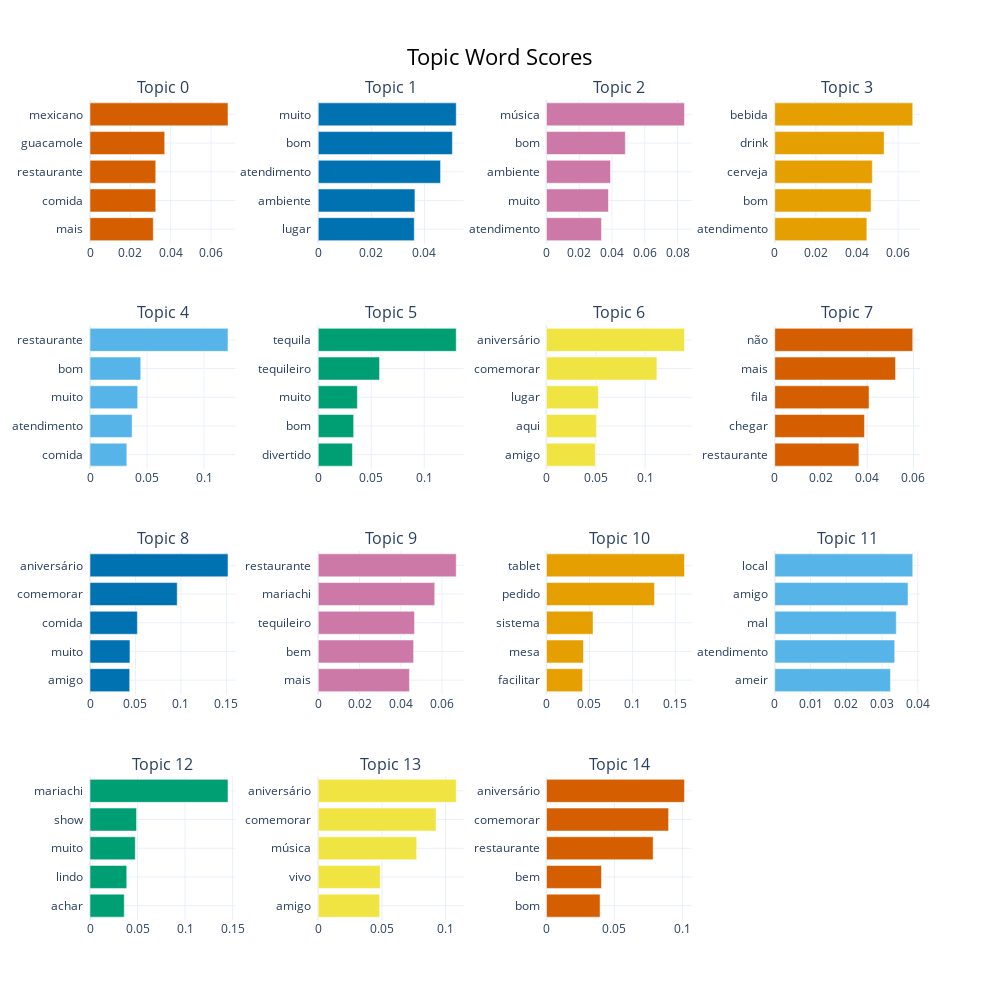

Notebook cell for this chart:
### Code cell
topic_model.visualize_barchart(top_n_topics=15)

### Figure 1 — Plotly figure (JSON) as saved in the notebook; plotly's stock layout.template omitted (floating-point values rounded to 4 significant figures)
{"data": [{"marker": {"color": "#D55E00"}, "orientation": "h", "type": "bar", "x": [0.03138, 0.03259, 0.03261, 0.03704, 0.06842], "xaxis": "x", "y": ["mais  ", "comida  ", "restaurante  ", "guacamole  ", "mexicano  "], "yaxis": "y"}, {"marker": {"color": "#0072B2"}, "orientation": "h", "type": "bar", "x": [0.03617, 0.03641, 0.04606, 0.05052, 0.05197], "xaxis": "x2", "y": ["lugar  ", "ambiente  ", "atendimento  ", "bom  ", "muito  "], "yaxis": "y2"}, {"marker": {"color": "#CC79A7"}, "orientation": "h", "type": "bar", "x": [0.03357, 0.03786, 0.03906, 0.04811, 0.08423], "xaxis": "x3", "y": ["atendimento  ", "muito  ", "ambiente  ", "bom  ", "música  "], "yaxis": "y3"}, {"marker": {"color": "#E69F00"}, "orientation": "h", "type": "bar", "x": [0.04478, 0.04685, 0.04744, 0.05318, 0.0671], "xaxis": "x4", "y": ["atendimento  ", "bom  ", "cerveja  ", "drink  ", "bebida  "], "yaxis": "y4"}, {"marker": {"color": "#56B4E9"}, "orientation": "h", "type": "bar", "x": [0.03228, 0.03693, 0.04179, 0.0445, 0.121], "xaxis": "x5", "y": ["comida  ", "atendimento  ", "muito  ", "bom  ", "restaurante  "], "yaxis": "y5"}, {"marker": {"color": "#009E73"}, "orientation": "h", "type": "bar", "x": [0.03223, 0.03342, 0.03691, 0.05785, 0.1302], "xaxis": "x6", "y": ["divertido  ", "bom  ", "muito  ", "tequileiro  ", "tequila  "], "yaxis": "y6"}, {"marker": {"color": "#F0E442"}, "orientation": "h", "type": "bar", "x": [0.04949, 0.05059, 0.05256, 0.1119, 0.1398], "xaxis": "x7", "y": ["amigo  ", "aqui  ", "lugar  ", "comemorar  ", "aniversário  "], "yaxis": "y7"}, {"marker": {"color": "#D55E00"}, "orientation": "h", "type": "bar", "x": [0.0364, 0.0388, 0.04077, 0.05223, 0.05968], "xaxis": "x8", "y": ["restaurante  ", "chegar  ", "fila  ", "mais  ", "não  "], "yaxis": "y8"}, {"marker": {"color": "#0072B2"}, "orientation": "h", "type": "bar", "x": [0.04367, 0.04395, 0.05213, 0.09596, 0.1518], "xaxis": "x9", "y": ["amigo  ", "muito  ", "comida  ", "comemorar  ", "aniversário  "], "yaxis": "y9"}, {"marker": {"color": "#CC79A7"}, "orientation": "h", "type": "bar", "x": [0.04421, 0.04623, 0.04667, 0.05648, 0.06689], "xaxis": "x10", "y": ["mais  ", "bem  ", "tequileiro  ", "mariachi  ", "restaurante  "], "yaxis": "y10"}, {"marker": {"color": "#E69F00"}, "orientation": "h", "type": "bar", "x": [0.04201, 0.04308, 0.0542, 0.1258, 0.1607], "xaxis": "x11", "y": ["facilitar  ", "mesa  ", "sistema  ", "pedido  ", "tablet  "], "yaxis": "y11"}, {"marker": {"color": "#56B4E9"}, "orientation": "h", "type": "bar", "x": [0.03236, 0.03355, 0.03399, 0.03727, 0.0386], "xaxis": "x12", "y": ["ameir  ", "atendimento  ", "mal  ", "amigo  ", "local  "], "yaxis": "y12"}, {"marker": {"color": "#009E73"}, "orientation": "h", "type": "bar", "x": [0.03603, 0.03865, 0.04764, 0.04895, 0.1451], "xaxis": "x13", "y": ["achar  ", "lindo  ", "muito  ", "show  ", "mariachi  "], "yaxis": "y13"}, {"marker": {"color": "#F0E442"}, "orientation": "h", "type": "bar", "x": [0.04825, 0.04871, 0.07735, 0.09252, 0.1084], "xaxis": "x14", "y": ["amigo  ", "vivo  ", "música  ", "comemorar  ", "aniversário  "], "yaxis": "y14"}, {"marker": {"color": "#D55E00"}, "orientation": "h", "type": "bar", "x": [0.03946, 0.0405, 0.07851, 0.08991, 0.1016], "xaxis": "x15", "y": ["bom  ", "bem  ", "restaurante  ", "comemorar  ", "aniversário  "], "yaxis": "y15"}], "layout": {"annotations": [{"font": {"size": 16}, "showarrow": false, "text": "Topic 0", "x": 0.0875, "xanchor": "center", "xref": "paper", "y": 1, "yanchor": "bottom", "yref": "paper"}, {"font": {"size": 16}, "showarrow": false, "text": "Topic 1", "x": 0.3625, "xanchor": "center", "xref": "paper", "y": 1, "yanchor": "bottom", "yref": "paper"}, {"font": {"size": 16}, "showarrow": false, "text": "Topic 2", "x": 0.6375, "xanchor": "center", "xref": "paper", "y": 1, "yanchor": "bottom", "yref": "paper"}, {"font": {"size": 16}, "showarrow": false, "text": "Topic 3", "x": 0.9125, "xanchor": "center", "xref": "paper", "y": 1, "yanchor": "bottom", "yref": "paper"}, {"font": {"size": 16}, "showarrow": false, "text": "Topic 4", "x": 0.0875, "xanchor": "center", "xref": "paper", "y": 0.725, "yanchor": "bottom", "yref": "paper"}, {"font": {"size": 16}, "showarrow": false, "text": "Topic 5", "x": 0.3625, "xanchor": "center", "xref": "paper", "y": 0.725, "yanchor": "bottom", "yref": "paper"}, {"font": {"size": 16}, "showarrow": false, "text": "Topic 6", "x": 0.6375, "xanchor": "center", "xref": "paper", "y": 0.725, "yanchor": "bottom", "yref": "paper"}, {"font": {"size": 16}, "showarrow": false, "text": "Topic 7", "x": 0.9125, "xanchor": "center", "xref": "paper", "y": 0.725, "yanchor": "bottom", "yref": "paper"}, {"font": {"size": 16}, "showarrow": false, "text": "Topic 8", "x": 0.0875, "xanchor": "center", "xref": "paper", "y": 0.45, "yanchor": "bottom", "yref": "paper"}, {"font": {"size": 16}, "showarrow": false, "text": "Topic 9", "x": 0.3625, "xanchor": "center", "xref": "paper", "y": 0.45, "yanchor": "bottom", "yref": "paper"}, {"font": {"size": 16}, "showarrow": false, "text": "Topic 10", "x": 0.6375, "xanchor": "center", "xref": "paper", "y": 0.45, "yanchor": "bottom", "yref": "paper"}, {"font": {"size": 16}, "showarrow": false, "text": "Topic 11", "x": 0.9125, "xanchor": "center", "xref": "paper", "y": 0.45, "yanchor": "bottom", "yref": "paper"}, {"font": {"size": 16}, "showarrow": false, "text": "Topic 12", "x": 0.0875, "xanchor": "center", "xref": "paper", "y": 0.175, "yanchor": "bottom", "yref": "paper"}, {"font": {"size": 16}, "showarrow": false, "text": "Topic 13", "x": 0.3625, "xanchor": "center", "xref": "paper", "y": 0.175, "yanchor": "bottom", "yref": "paper"}, {"font": {"size": 16}, "showarrow": false, "text": "Topic 14", "x": 0.6375, "xanchor": "center", "xref": "paper", "y": 0.175, "yanchor": "bottom", "yref": "paper"}], "height": 1000, "hoverlabel": {"bgcolor": "white", "font": {"family": "Rockwell", "size": 16}}, "showlegend": false, "title": {"font": {"color": "Black", "size": 22}, "text": "Topic Word Scores", "x": 0.5, "xanchor": "center", "yanchor": "top"}, "width": 1000, "xaxis": {"anchor": "y", "domain": [0, 0.175], "showgrid": true}, "xaxis10": {"anchor": "y10", "domain": [0.275, 0.45], "showgrid": true}, "xaxis11": {"anchor": "y11", "domain": [0.55, 0.725], "showgrid": true}, "xaxis12": {"anchor": "y12", "domain": [0.825, 1], "showgrid": true}, "xaxis13": {"anchor": "y13", "domain": [0, 0.175], "showgrid": true}, "xaxis14": {"anchor": "y14", "domain": [0.275, 0.45], "showgrid": true}, "xaxis15": {"anchor": "y15", "domain": [0.55, 0.725], "showgrid": true}, "xaxis16": {"anchor": "y16", "domain": [0.825, 1], "showgrid": true}, "xaxis2": {"anchor": "y2", "domain": [0.275, 0.45], "showgrid": true}, "xaxis3": {"anchor": "y3", "domain": [0.55, 0.725], "showgrid": true}, "xaxis4": {"anchor": "y4", "domain": [0.825, 1], "showgrid": true}, "xaxis5": {"anchor": "y5", "domain": [0, 0.175], "showgrid": true}, "xaxis6": {"anchor": "y6", "domain": [0.275, 0.45], "showgrid": true}, "xaxis7": {"anchor": "y7", "domain": [0.55, 0.725], "showgrid": true}, "xaxis8": {"anchor": "y8", "domain": [0.825, 1], "showgrid": true}, "xaxis9": {"anchor": "y9", "domain": [0, 0.175], "showgrid": true}, "yaxis": {"anchor": "x", "domain": [0.825, 1], "showgrid": true}, "yaxis10": {"anchor": "x10", "domain": [0.275, 0.45], "showgrid": true}, "yaxis11": {"anchor": "x11", "domain": [0.275, 0.45], "showgrid": true}, "yaxis12": {"anchor": "x12", "domain": [0.275, 0.45], "showgrid": true}, "yaxis13": {"anchor": "x13", "domain": [0, 0.175], "showgrid": true}, "yaxis14": {"anchor": "x14", "domain": [0, 0.175], "showgrid": true}, "yaxis15": {"anchor": "x15", "domain": [0, 0.175], "showgrid": true}, "yaxis16": {"anchor": "x16", "domain": [0, 0.175], "showgrid": true}, "yaxis2": {"anchor": "x2", "domain": [0.825, 1], "showgrid": true}, "yaxis3": {"anchor": "x3", "domain": [0.825, 1], "showgrid": true}, "yaxis4": {"anchor": "x4", "domain": [0.825, 1], "showgrid": true}, "yaxis5": {"anchor": "x5", "domain": [0.55, 0.725], "showgrid": true}, "yaxis6": {"anchor": "x6", "domain": [0.55, 0.725], "showgrid": true}, "yaxis7": {"anchor": "x7", "domain": [0.55, 0.725], "showgrid": true}, "yaxis8": {"anchor": "x8", "domain": [0.55, 0.725], "showgrid": true}, "yaxis9": {"anchor": "x9", "domain": [0.275, 0.45], "showgrid": true}}}
